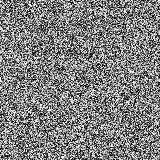
#> input picture app/assets/images/grain.png, 160 x 160 px
$ python dither.py ../app/assets/images/grain.png
#> lines starting #> are read from the running program, lines starting #| are printed output that depends on the picture
#!/usr/bin/env python3
"""Photo → dither-mask PNG, for the ryoku "system dossier" hero accent.

Turns a source photo (e.g. the eventual brand/vagabond.jpg — Takehiko Inoue's
Vagabond art, used here as a stand-in composition reference; fine for a private
repo, flagged for Haziq to replace with licensed/commissioned art before any
public release) into a small, luminance-masked PNG: black pixels are fully
transparent, white pixels are fully opaque white. The result is meant to be
used as a CSS `mask-image` (see `.dash::before` in dashboard.css) — the actual
"ink" color comes from `background-color` at the call site, this file only
carries the shape.

Two looks:
  - default: Floyd-Steinberg error-diffusion dither (fine grain, photographic).
  - --ordered: a coarse 4x4 Bayer ordered-dither halftone (blockier, more graphic).

Run with the throwaway venv (Pillow only, no numpy):
    /tmp/haro-brand/bin/python3 brand/dither.py [input] [-o output] [--ordered]

Reproducibility: no randomness, no timestamps — running this twice on the same
input with the same flags produces a byte-identical PNG (Pillow's encoder is
deterministic for a given pixel buffer + save params).
"""
from __future__ import annotations

import argparse
from pathlib import Path

from PIL import Image, ImageOps

MAX_WIDTH = 900

# Classic 4x4 Bayer ordered-dither threshold matrix (values 0..15).
_BAYER_4X4 = [
    [0, 8, 2, 10],
    [12, 4, 14, 6],
    [3, 11, 1, 9],
    [15, 7, 13, 5],
]


def _load_grayscale_resized(path: Path) -> Image.Image:
    im = Image.open(path).convert("L")
    w, h = im.size
#> w = 160; h = 160
    if w > MAX_WIDTH:
        new_h = round(h * (MAX_WIDTH / w))
        im = im.resize((MAX_WIDTH, new_h), Image.LANCZOS)
    return ImageOps.autocontrast(im)


def _floyd_steinberg_bilevel(gray: Image.Image) -> Image.Image:
    """Pillow's default `convert("1")` dither is Floyd-Steinberg error diffusion.
    Returns an "L" image with only 0/255 values (converted back from mode "1"
    so the same `.point()` threshold step downstream works for both dither modes)."""
    return gray.convert("1").convert("L")
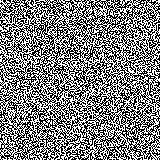
#> returned value: PIL image 160x160 L; 49.9% white in thin lines or dots


def _bayer_threshold_tile(tile_px: int = 4) -> Image.Image:
    """A tile_px×tile_px "L" image whose pixel values are the Bayer matrix scaled
    to 0..255, tiled later across the full image via repeated paste()."""
    n = tile_px * tile_px
    tile = Image.new("L", (tile_px, tile_px))
    data = [round((_BAYER_4X4[y][x] + 0.5) / n * 255) for y in range(tile_px) for x in range(tile_px)]
    tile.putdata(data)
    return tile


def _ordered_bilevel(gray: Image.Image) -> Image.Image:
    """4x4 Bayer ordered dither, implemented with plain Pillow ops (no numpy):
    tile the threshold matrix across a same-size canvas, then compare gray vs.
    that canvas per-pixel via subtract + threshold (gray > canvas → white)."""
    w, h = gray.size
    tile = _bayer_threshold_tile()
    tw, th = tile.size
    canvas = Image.new("L", (w, h))
    for y in range(0, h, th):
        for x in range(0, w, tw):
            canvas.paste(tile, (x, y))
    from PIL import ImageChops

    delta = ImageChops.subtract(gray, canvas)  # gray - canvas, clamped at 0
    return delta.point(lambda p: 255 if p > 0 else 0)


def _bilevel_to_mask_rgba(bilevel_l: Image.Image) -> Image.Image:
    """"L" image with only 0/255 values → RGBA where white=(255,255,255,255)
    (opaque) and black=(0,0,0,0) (fully transparent). R=G=B=A=the same
    thresholded channel, since "on" is 255 in every channel and "off" is 0 in
    every channel — one point() computes all four bands at once."""
    alpha = bilevel_l.point(lambda p: 255 if p >= 128 else 0)
    return Image.merge("RGBA", (alpha, alpha, alpha, alpha))
#> returned value: PIL image 160x160 RGBA


def dither(input_path: Path, output_path: Path, ordered: bool) -> Image.Image:
    gray = _load_grayscale_resized(input_path)
    bilevel = _ordered_bilevel(gray) if ordered else _floyd_steinberg_bilevel(gray)
    rgba = _bilevel_to_mask_rgba(bilevel)
    output_path.parent.mkdir(parents=True, exist_ok=True)
    # optimize=True picks the smallest deterministic filter/compression combo for
    # this exact pixel buffer — no randomness, no embedded timestamp, so two runs
    # on the same input produce a byte-identical file.
    rgba.save(output_path, format="PNG", optimize=True)
    return rgba


def main() -> None:
    ap = argparse.ArgumentParser(description=__doc__)
    ap.add_argument("input", nargs="?", default="brand/vagabond.jpg", type=Path)
    ap.add_argument("-o", "--output", default="app/assets/brand/vagabond-dither.png", type=Path)
    ap.add_argument(
        "--ordered",
        action="store_true",
        help="coarse 4x4 Bayer ordered-dither halftone instead of Floyd-Steinberg",
    )
    args = ap.parse_args()

    if not args.input.exists():
        raise SystemExit(f"input image not found: {args.input}")

    dither(args.input, args.output, args.ordered)
    size_kb = args.output.stat().st_size / 1024
    print(f"wrote {args.output} ({size_kb:.1f} KB){' [ordered]' if args.ordered else ' [floyd-steinberg]'}")


if __name__ == "__main__":
    main()
